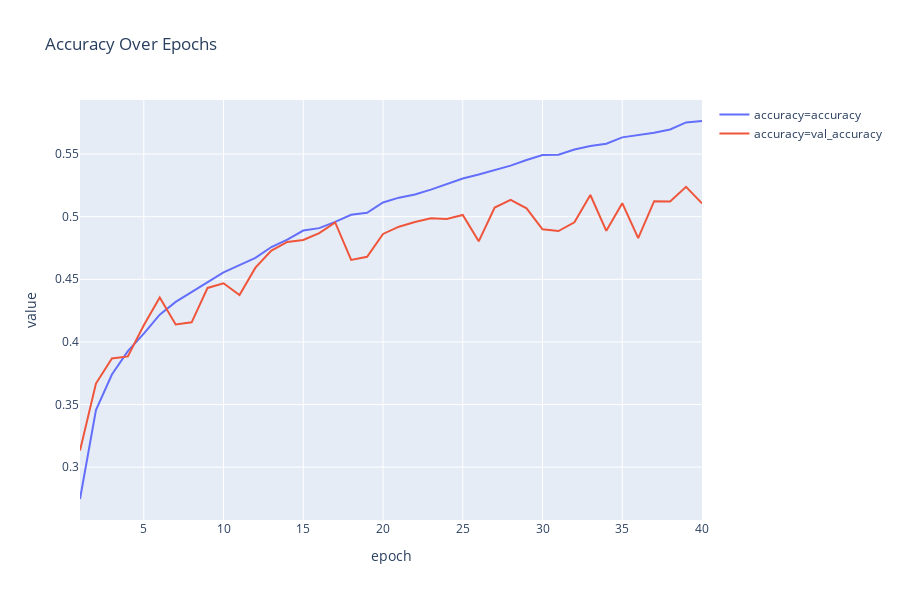

Notebook code cell kept with this figure:
### Code cell
acc = loss[['epoch','accuracy', 'val_accuracy']].melt(id_vars=['epoch'], var_name='accuracy')
fig = px.line(acc, x='epoch', y='value', color='accuracy', title='Accuracy Over Epochs')
fig.add_trace
fig.show()
plt.savefig("model02_accuracy.png")

### Figure 1 — Plotly figure (JSON) as saved in the notebook; plotly's stock layout.template omitted (floating-point values rounded to 4 significant figures)
{"data": [{"hoverlabel": {"namelength": 0}, "hovertemplate": "accuracy=accuracy<br>epoch=%{x}<br>value=%{y}", "legendgroup": "accuracy=accuracy", "line": {"color": "#636efa", "dash": "solid"}, "mode": "lines", "name": "accuracy=accuracy", "showlegend": true, "type": "scatter", "x": [1, 2, 3, 4, 5, 6, 7, 8, 9, 10, 11, 12, 13, 14, 15, 16, 17, 18, 19, 20, 21, 22, 23, 24, 25, 26, 27, 28, 29, 30, 31, 32, 33, 34, 35, 36, 37, 38, 39, 40], "xaxis": "x", "y": [0.2745, 0.3455, 0.374, 0.3926, 0.4066, 0.4217, 0.432, 0.4397, 0.4479, 0.4556, 0.4612, 0.4672, 0.4758, 0.4817, 0.4889, 0.4908, 0.4958, 0.5015, 0.5031, 0.5114, 0.5152, 0.5177, 0.5216, 0.5264, 0.5305, 0.5336, 0.5374, 0.5407, 0.5453, 0.5492, 0.5494, 0.5537, 0.5565, 0.5583, 0.5634, 0.5653, 0.5671, 0.5697, 0.5753, 0.5764], "yaxis": "y"}, {"hoverlabel": {"namelength": 0}, "hovertemplate": "accuracy=val_accuracy<br>epoch=%{x}<br>value=%{y}", "legendgroup": "accuracy=val_accuracy", "line": {"color": "#EF553B", "dash": "solid"}, "mode": "lines", "name": "accuracy=val_accuracy", "showlegend": true, "type": "scatter", "x": [1, 2, 3, 4, 5, 6, 7, 8, 9, 10, 11, 12, 13, 14, 15, 16, 17, 18, 19, 20, 21, 22, 23, 24, 25, 26, 27, 28, 29, 30, 31, 32, 33, 34, 35, 36, 37, 38, 39, 40], "xaxis": "x", "y": [0.3133, 0.3667, 0.3868, 0.3884, 0.4133, 0.4354, 0.4139, 0.4156, 0.4431, 0.4468, 0.4374, 0.4593, 0.4729, 0.4798, 0.4814, 0.4869, 0.4954, 0.4655, 0.468, 0.4862, 0.492, 0.4957, 0.4987, 0.4981, 0.5014, 0.4803, 0.5073, 0.5134, 0.5067, 0.4899, 0.4885, 0.4955, 0.5173, 0.4887, 0.5108, 0.4829, 0.5124, 0.5121, 0.5238, 0.5106], "yaxis": "y"}], "layout": {"height": 600, "legend": {"tracegroupgap": 0}, "title": {"text": "Accuracy Over Epochs"}, "xaxis": {"anchor": "y", "domain": [0, 1], "title": {"text": "epoch"}}, "yaxis": {"anchor": "x", "domain": [0, 1], "title": {"text": "value"}}}}
